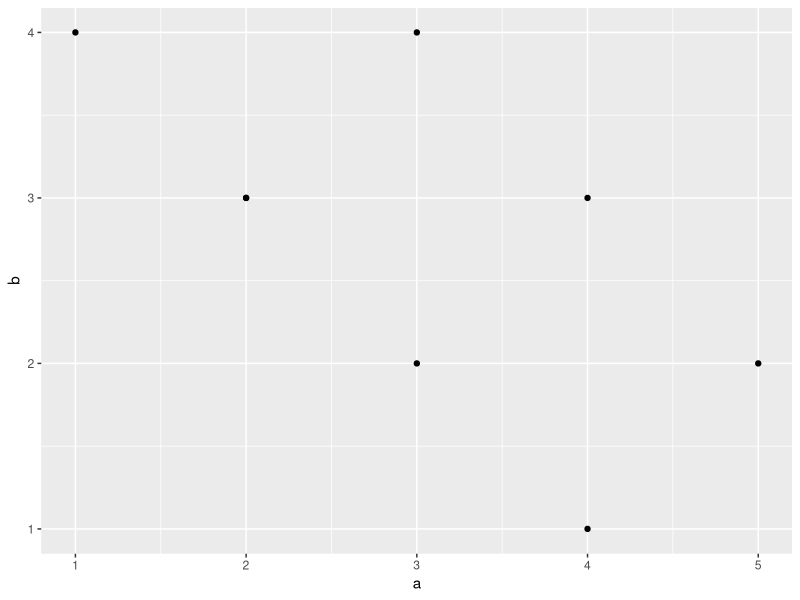
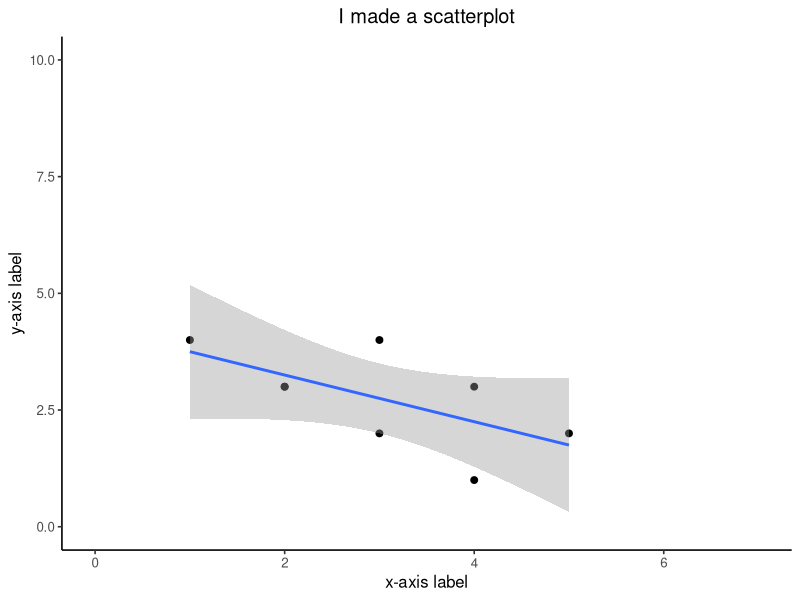
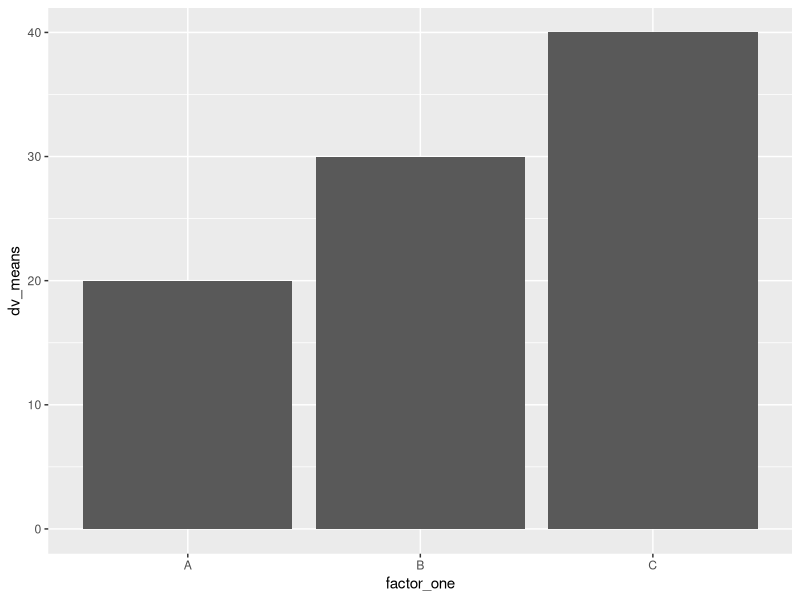
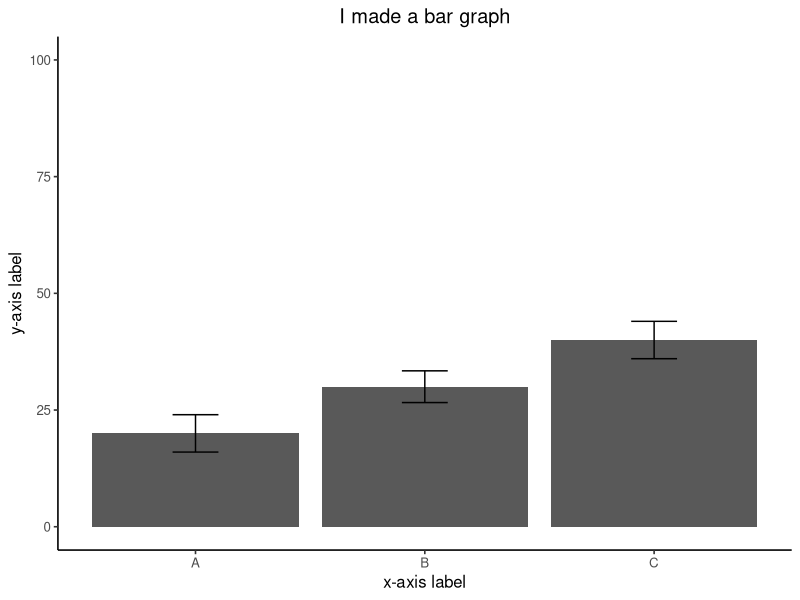
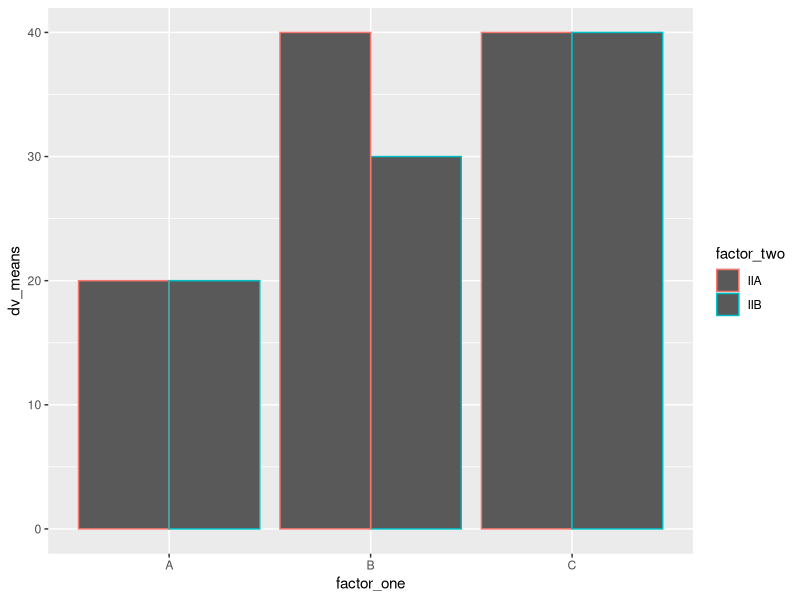
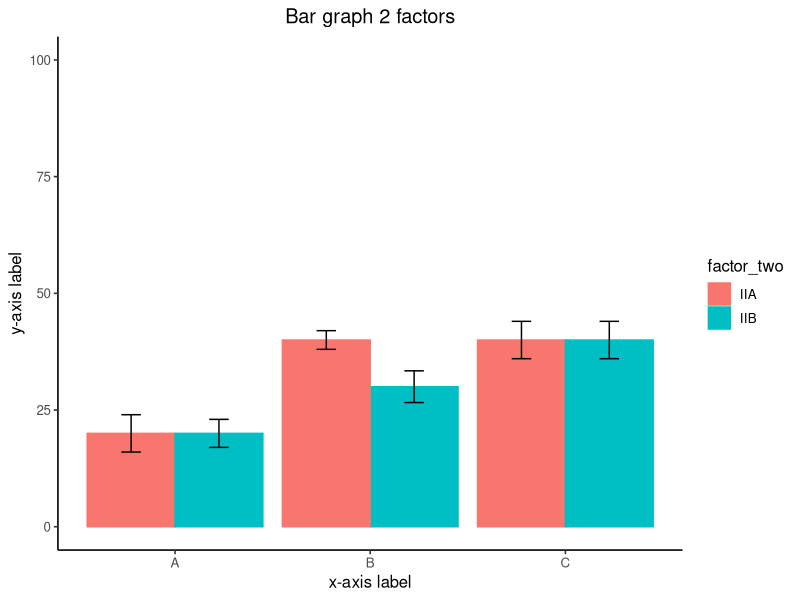
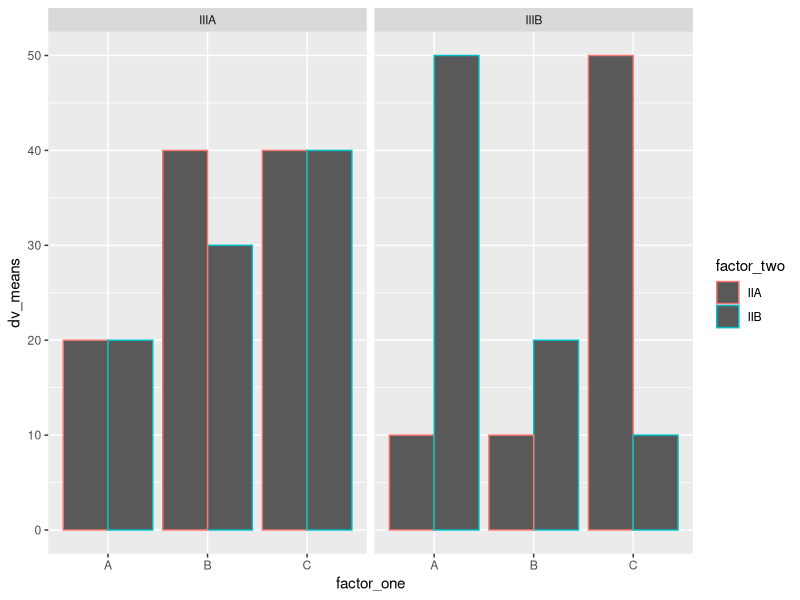
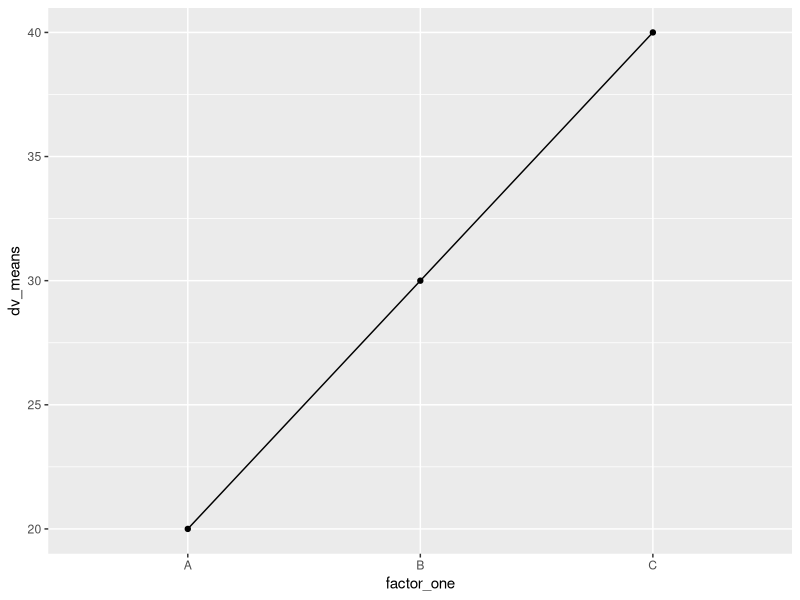

Reproduce these figures in R, in order.
## ---- chunk 1
knitr::opts_chunk$set(echo = TRUE)
## ---- chunk 2
library(ggplot2)
## ---- chunk 3
# Create dataframe
a <- c(1, 2, 3, 2, 3, 4, 5, 4)
b <- c(4, 3, 4, 3, 2, 1, 2, 3)
plot_df <- data.frame(a, b)

# basic scatterplot
ggplot(plot_df, aes(x = a, y = b)) +
  geom_point()

# customize, add regression line
ggplot(plot_df, aes(x = a, y = b)) +
  geom_point(size = 2) +
  geom_smooth(method = lm) +
  coord_cartesian(xlim = c(0, 7), ylim = c(0, 10)) +
  xlab("x-axis label") +
  ylab("y-axis label") +
  ggtitle("I made a scatterplot") +
  theme_classic(base_size = 12) +
  theme(plot.title = element_text(hjust = 0.5))

## ---- chunk 4
#Create a dataframe
factor_one <- as.factor(c("A", "B", "C"))
dv_means <- c(20, 30, 40)
dv_SEs   <- c(4, 3.4, 4)
plot_df <- data.frame(factor_one,
                      dv_means,
                      dv_SEs)

# basic bar graph

ggplot(plot_df, aes(x = factor_one, y = dv_means)) +
  geom_bar(stat = "identity")

# adding error bars, customizing

ggplot(plot_df, aes(x = factor_one, y = dv_means)) +
  geom_bar(stat = "identity") +
  geom_errorbar(aes(ymin = dv_means - dv_SEs,
                    ymax = dv_means + dv_SEs),
                width = .2) +
  coord_cartesian(ylim = c(0, 100)) +
  xlab("x-axis label") +
  ylab("y-axis label") +
  ggtitle("I made a bar graph") +
  theme_classic(base_size = 12) +
  theme(plot.title = element_text(hjust = 0.5))
  
## ---- chunk 5
#Create a dataframe
factor_one <- rep(as.factor(c("A", "B", "C")), 2)
factor_two <- rep(as.factor(c("IIA", "IIB")), 3)
dv_means <- c(20, 30, 40, 20, 40, 40)
dv_SEs   <- c(4, 3.4, 4, 3, 2, 4)
plot_df <- data.frame(factor_one,
                      factor_two,
                      dv_means,
                      dv_SEs)

# basic bar graph

ggplot(plot_df,
       aes(
         x = factor_one,
         y = dv_means,
         group = factor_two,
         color = factor_two
       )) +
  geom_bar(stat = "identity", position = "dodge")

# adding error bars, customizing

ggplot(
  plot_df,
  aes(
    x = factor_one,
    y = dv_means,
    group = factor_two,
    color = factor_two,
    fill = factor_two
  )
) +
  geom_bar(stat = "identity", position = "dodge") +
  geom_errorbar(
    aes(ymin = dv_means - dv_SEs,
        ymax = dv_means + dv_SEs),
    position = position_dodge(width = 0.9),
    width = .2,
    color = "black"
  ) +
  coord_cartesian(ylim = c(0, 100)) +
  xlab("x-axis label") +
  ylab("y-axis label") +
  ggtitle("Bar graph 2 factors") +
  theme_classic(base_size = 12) +
  theme(plot.title = element_text(hjust = 0.5))
  
## ---- chunk 6
#Create a dataframe
factor_one <- rep(rep(as.factor(c("A", "B", "C")), 2), 2)
factor_two <- rep(rep(as.factor(c("IIA", "IIB")), 3), 2)
factor_three <- rep(as.factor(c("IIIA", "IIIB")), each = 6)
dv_means <- c(20, 30, 40, 20, 40, 40,
              10, 20, 50, 50, 10, 10)
dv_SEs   <- c(4, 3.4, 4, 3, 2, 4,
              1, 2, 1, 2, 3, 2)
plot_df <- data.frame(factor_one,
                      factor_two,
                      factor_three,
                      dv_means,
                      dv_SEs)

# basic bar graph

ggplot(plot_df,
       aes(
         x = factor_one,
         y = dv_means,
         group = factor_two,
         color = factor_two
       )) +
  geom_bar(stat = "identity", position = "dodge") +
  facet_wrap( ~ factor_three)

## ---- chunk 7
#Create a dataframe
factor_one <- as.factor(c("A", "B", "C"))
dv_means <- c(20, 30, 40)
dv_SEs   <- c(4, 3.4, 4)
plot_df <- data.frame(factor_one,
                      dv_means,
                      dv_SEs)

# basic line graph

ggplot(plot_df, aes(x = factor_one, y = dv_means, group = 1)) +
  geom_point() +
  geom_line()

# adding error bars, customizing

ggplot(plot_df, aes(x = factor_one, y = dv_means, group = 1)) +
  geom_point() +
  geom_line() +
  geom_errorbar(aes(ymin = dv_means - dv_SEs,
                    ymax = dv_means + dv_SEs),
                width = .2) +
  coord_cartesian(ylim = c(0, 100)) +
  xlab("x-axis label") +
  ylab("y-axis label") +
  ggtitle("I made a line graph") +
  theme_classic(base_size = 12) +
  theme(plot.title = element_text(hjust = 0.5))

## ---- chunk 8
#Create a dataframe
factor_one <- rep(as.factor(c("A", "B", "C")), 2)
factor_two <- rep(as.factor(c("IIA", "IIB")), 3)
dv_means <- c(20, 30, 40, 20, 40, 40)
dv_SEs   <- c(4, 3.4, 4, 3, 2, 4)
plot_df <- data.frame(factor_one,
                      factor_two,
                      dv_means,
                      dv_SEs)

# basic line graph

ggplot(
  plot_df,
  aes(
    x = factor_one,
    y = dv_means,
    group = factor_two,
    color = factor_two,
    linetype = factor_two
  )
) +
  geom_point() +
  geom_line()
## ---- chunk 9
a <- rnorm(100, 0, 1)
hist(a)
## ---- chunk 10
score <- rnorm(100, 0, 1)
n <- 1:100
plot_df <- data.frame(score, n)

ggplot(plot_df, aes(x = score)) +
  geom_histogram(bins = 10,
                 color = "white")

